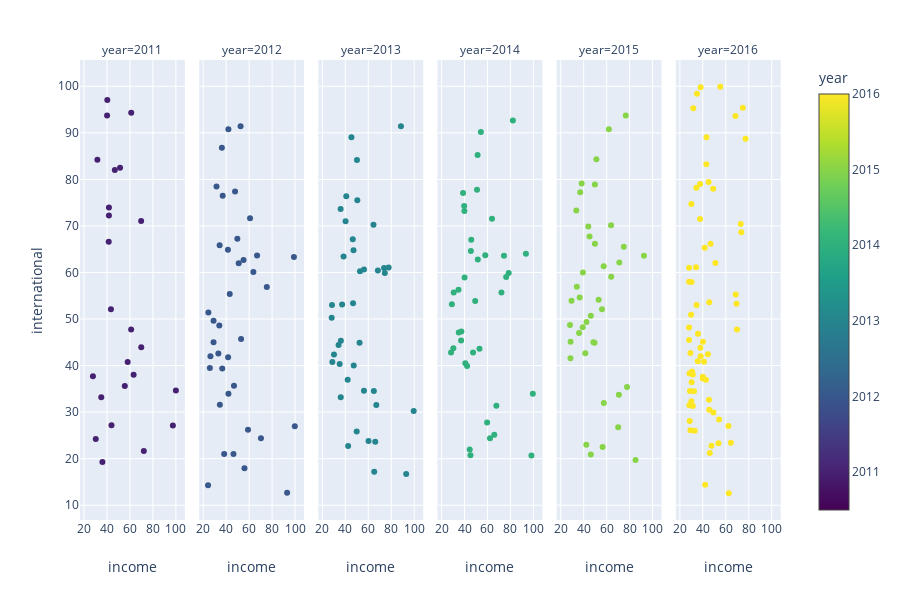

This figure's notebook cell:
### Code cell
import plotly.express as px
#df = px.data.tips()
fig = px.scatter(df2, x="income", y="international", color="year", facet_col="year",
           color_continuous_scale=px.colors.sequential.Viridis)#, render_mode="webgl")
fig.show()

### Figure 1 — Plotly figure (JSON) as saved in the notebook; plotly's stock layout.template omitted (floating-point values rounded to 4 significant figures)
{"data": [{"hoverlabel": {"namelength": 0}, "hovertemplate": "year=%{marker.color}<br>income=%{x}<br>international=%{y}", "legendgroup": "", "marker": {"color": [2011, 2011, 2011, 2011, 2011, 2011, 2011, 2011, 2011, 2011, 2011, 2011, 2011, 2011, 2011, 2011, 2011, 2011, 2011, 2011, 2011, 2011, 2011, 2011], "coloraxis": "coloraxis", "symbol": "circle"}, "mode": "markers", "name": "", "showlegend": false, "type": "scatter", "x": [51.39, 97.4, 41.67, 63.17, 61.03, 36, 30.2, 27.73, 43.43, 46.8, 72.07, 69.84, 61.1, 41.5, 31.6, 40.25, 100, 35, 69.75, 40.08, 55.53, 43.9, 41.69, 58.01], "xaxis": "x", "y": [82.48, 27.15, 72.27, 38.02, 47.73, 19.3, 24.2, 37.73, 52.11, 82.03, 21.67, 43.95, 94.3, 66.6, 84.2, 97.05, 34.65, 33.2, 71.05, 93.72, 35.62, 27.2, 73.98, 40.77], "yaxis": "y"}, {"hoverlabel": {"namelength": 0}, "hovertemplate": "year=%{marker.color}<br>income=%{x}<br>international=%{y}", "legendgroup": "", "marker": {"color": [2012, 2012, 2012, 2012, 2012, 2012, 2012, 2012, 2012, 2012, 2012, 2012, 2012, 2012, 2012, 2012, 2012, 2012, 2012, 2012, 2012, 2012, 2012, 2012, 2012, 2012, 2012, 2012, 2012, 2012, 2012, 2012, 2012, 2012, 2012, 2012, 2012, 2012], "coloraxis": "coloraxis", "symbol": "circle"}, "mode": "markers", "name": "", "showlegend": false, "type": "scatter", "x": [47.74, 66.93, 38.25, 50.93, 70.3, 24.5, 60.8, 34.5, 26.3, 41.68, 34.31, 43.09, 33.2, 49.74, 75.4, 24.2, 93.1, 29.03, 41.97, 46.37, 63.7, 36.26, 41.53, 25.8, 34.02, 31.58, 53, 52.55, 99.03, 99.8, 36.6, 55.16, 41.94, 55.95, 29, 59, 36.98, 46.82], "xaxis": "x2", "y": [77.41, 63.67, 21, 61.99, 24.37, 51.4, 71.66, 31.6, 42, 41.8, 65.86, 55.39, 42.6, 67.24, 56.9, 14.3, 12.7, 49.63, 33.95, 21.03, 60.11, 86.8, 64.9, 39.5, 48.62, 78.45, 45.7, 91.4, 63.33, 26.97, 39.35, 62.66, 90.76, 17.94, 45, 26.2, 76.47, 35.67], "yaxis": "y2"}, {"hoverlabel": {"namelength": 0}, "hovertemplate": "year=%{marker.color}<br>income=%{x}<br>international=%{y}", "legendgroup": "", "marker": {"color": [2013, 2013, 2013, 2013, 2013, 2013, 2013, 2013, 2013, 2013, 2013, 2013, 2013, 2013, 2013, 2013, 2013, 2013, 2013, 2013, 2013, 2013, 2013, 2013, 2013, 2013, 2013, 2013, 2013, 2013, 2013, 2013, 2013, 2013, 2013, 2013, 2013, 2013, 2013, 2013], "coloraxis": "coloraxis", "symbol": "circle"}, "mode": "markers", "name": "", "showlegend": false, "type": "scatter", "x": [50.45, 68.34, 42.45, 52.76, 66.97, 28.4, 28.1, 64.52, 30.1, 52.4, 47.11, 46.71, 34.1, 46.48, 74.4, 65.17, 93, 37.2, 42.05, 49.9, 36, 73.74, 50.13, 38.47, 28.7, 36.1, 35.88, 64.85, 40.2, 88.45, 77.7, 99.57, 35.07, 56.24, 45.34, 66.06, 60.2, 56.23, 40.82, 47.31], "xaxis": "x3", "y": [75.51, 60.41, 22.7, 60.24, 31.53, 53, 50.3, 70.28, 42.4, 44.9, 64.78, 53.39, 44.4, 67.14, 59.9, 17.2, 16.7, 53.1, 36.97, 25.85, 33.2, 60.94, 84.18, 63.43, 40.75, 45.33, 73.62, 34.55, 71, 91.4, 61.05, 30.27, 40.36, 60.64, 89.06, 23.63, 23.8, 34.58, 76.36, 40.04], "yaxis": "y3"}, {"hoverlabel": {"namelength": 0}, "hovertemplate": "year=%{marker.color}<br>income=%{x}<br>international=%{y}", "legendgroup": "", "marker": {"color": [2014, 2014, 2014, 2014, 2014, 2014, 2014, 2014, 2014, 2014, 2014, 2014, 2014, 2014, 2014, 2014, 2014, 2014, 2014, 2014, 2014, 2014, 2014, 2014, 2014, 2014, 2014, 2014, 2014, 2014, 2014, 2014, 2014, 2014, 2014, 2014, 2014, 2014, 2014], "coloraxis": "coloraxis", "symbol": "circle"}, "mode": "markers", "name": "", "showlegend": false, "type": "scatter", "x": [50.88, 76.28, 44.55, 51.6, 67.74, 30.6, 29, 63.98, 30.3, 37.27, 45.56, 49.29, 35, 45.9, 78.5, 45.2, 98.3, 34.75, 42.23, 59.7, 74.38, 51.42, 40.03, 28.3, 37.05, 39.88, 72.2, 39.7, 82.15, 93.5, 99.53, 40.73, 58.08, 54.24, 65.95, 62.2, 53.05, 38.73, 47.47], "xaxis": "x4", "y": [77.76, 59.02, 21.95, 62.77, 31.36, 55.7, 53.2, 71.56, 43.7, 47.3, 64.63, 53.89, 47.1, 67.04, 59.9, 20.73, 20.7, 56.3, 39.89, 27.79, 63.6, 85.22, 58.9, 42.8, 45.4, 73.2, 55.7, 74.3, 92.65, 64.03, 33.93, 40.49, 63.7, 90.17, 25.16, 24.4, 43.62, 77.1, 42.81], "yaxis": "y4"}, {"hoverlabel": {"namelength": 0}, "hovertemplate": "year=%{marker.color}<br>income=%{x}<br>international=%{y}", "legendgroup": "", "marker": {"color": [2015, 2015, 2015, 2015, 2015, 2015, 2015, 2015, 2015, 2015, 2015, 2015, 2015, 2015, 2015, 2015, 2015, 2015, 2015, 2015, 2015, 2015, 2015, 2015, 2015, 2015, 2015, 2015, 2015, 2015, 2015, 2015, 2015, 2015, 2015, 2015, 2015, 2015, 2015, 2015], "coloraxis": "coloraxis", "symbol": "circle"}, "mode": "markers", "name": "", "showlegend": false, "type": "scatter", "x": [49.77, 71.03, 42.3, 49.79, 28.1, 70.64, 36.5, 29.4, 63.86, 46.2, 45.13, 53.04, 36, 44.06, 64, 46.23, 85.15, 34, 41.43, 57.56, 33.6, 28.6, 74.96, 51.06, 39.33, 28.5, 39.2, 37, 55.95, 76.7, 92.5, 77.78, 42.45, 57.43, 61.94, 70.07, 56.5, 49.5, 38.26, 48.47], "xaxis": "x5", "y": [78.92, 62.16, 23, 66.19, 48.7, 33.71, 54.6, 53.9, 70.14, 50.7, 67.76, 54.12, 47, 69.88, 59.1, 20.88, 19.7, 56.95, 42.67, 31.94, 73.3, 45.1, 65.55, 84.3, 60, 41.6, 48.25, 77.25, 52.1, 93.7, 63.6, 35.4, 49.35, 61.35, 90.77, 26.77, 22.5, 44.9, 79.1, 45.03], "yaxis": "y5"}, {"hoverlabel": {"namelength": 0}, "hovertemplate": "year=%{marker.color}<br>income=%{x}<br>international=%{y}", "legendgroup": "", "marker": {"color": [2016, 2016, 2016, 2016, 2016, 2016, 2016, 2016, 2016, 2016, 2016, 2016, 2016, 2016, 2016, 2016, 2016, 2016, 2016, 2016, 2016, 2016, 2016, 2016, 2016, 2016, 2016, 2016, 2016, 2016, 2016, 2016, 2016, 2016, 2016, 2016, 2016, 2016, 2016, 2016, 2016, 2016, 2016, 2016, 2016, 2016, 2016, 2016, 2016, 2016, 2016, 2016, 2016, 2016, 2016, 2016, 2016, 2016, 2016, 2016, 2016, 2016, 2016, 2016, 2016, 2016], "coloraxis": "coloraxis", "symbol": "circle"}, "mode": "markers", "name": "", "showlegend": false, "type": "scatter", "x": [28.6, 48.99, 28, 73.53, 46.05, 46.74, 37.88, 64.41, 35.8, 30, 30.23, 45.05, 30, 38.15, 45.62, 34.08, 69.33, 42.68, 43.04, 34.53, 28, 41.98, 40, 62.66, 29.72, 39.97, 47.53, 30.1, 28, 28.3, 41, 38.1, 34.9, 31.28, 69.75, 29.2, 73.02, 43.17, 29.2, 41.6, 37.6, 31.3, 32.92, 40.1, 55.2, 37.66, 28.77, 49.25, 77.15, 45.6, 74.85, 30.6, 32.3, 68.63, 54.17, 35.56, 50.88, 68.4, 53.65, 45.34, 62.25, 28, 28.4, 31.7, 34.39, 44.34], "xaxis": "x6", "y": [28.1, 77.99, 48.2, 68.64, 21.2, 66.15, 43.85, 23.45, 46.85, 74.7, 36.44, 79.42, 32.35, 42, 53.6, 61.15, 53.27, 36.93, 83.24, 53, 61, 14.42, 37.2, 12.57, 50.9, 37.61, 22.76, 57.95, 45.5, 31.5, 40.8, 99.8, 98.4, 38.1, 47.75, 42.7, 70.4, 89.04, 26.1, 65.33, 71.5, 31.3, 26.02, 45.13, 99.9, 78.99, 34.53, 29.94, 88.75, 30.5, 95.4, 38.75, 34.5, 55.28, 28.39, 40.91, 62.05, 93.6, 23.29, 32.67, 27.01, 58, 38.3, 95.3, 78.22, 42.44], "yaxis": "y6"}], "layout": {"annotations": [{"font": {}, "showarrow": false, "text": "year=2011", "x": 0.07333, "xanchor": "center", "xref": "paper", "y": 1, "yanchor": "bottom", "yref": "paper"}, {"font": {}, "showarrow": false, "text": "year=2012", "x": 0.24, "xanchor": "center", "xref": "paper", "y": 1, "yanchor": "bottom", "yref": "paper"}, {"font": {}, "showarrow": false, "text": "year=2013", "x": 0.4067, "xanchor": "center", "xref": "paper", "y": 1, "yanchor": "bottom", "yref": "paper"}, {"font": {}, "showarrow": false, "text": "year=2014", "x": 0.5733, "xanchor": "center", "xref": "paper", "y": 1, "yanchor": "bottom", "yref": "paper"}, {"font": {}, "showarrow": false, "text": "year=2015", "x": 0.74, "xanchor": "center", "xref": "paper", "y": 1, "yanchor": "bottom", "yref": "paper"}, {"font": {}, "showarrow": false, "text": "year=2016", "x": 0.9067, "xanchor": "center", "xref": "paper", "y": 1, "yanchor": "bottom", "yref": "paper"}], "coloraxis": {"colorbar": {"title": {"text": "year"}}, "colorscale": [[0, "#440154"], [0.1111, "#482878"], [0.2222, "#3e4989"], [0.3333, "#31688e"], [0.4444, "#26828e"], [0.5556, "#1f9e89"], [0.6667, "#35b779"], [0.7778, "#6ece58"], [0.8889, "#b5de2b"], [1, "#fde725"]]}, "height": 600, "legend": {"tracegroupgap": 0}, "margin": {"t": 60}, "xaxis": {"anchor": "y", "domain": [0, 0.1467], "title": {"text": "income"}}, "xaxis2": {"anchor": "y2", "domain": [0.1667, 0.3133], "matches": "x", "title": {"text": "income"}}, "xaxis3": {"anchor": "y3", "domain": [0.3333, 0.48], "matches": "x", "title": {"text": "income"}}, "xaxis4": {"anchor": "y4", "domain": [0.5, 0.6467], "matches": "x", "title": {"text": "income"}}, "xaxis5": {"anchor": "y5", "domain": [0.6667, 0.8133], "matches": "x", "title": {"text": "income"}}, "xaxis6": {"anchor": "y6", "domain": [0.8333, 0.98], "matches": "x", "title": {"text": "income"}}, "yaxis": {"anchor": "x", "domain": [0, 1], "title": {"text": "international"}}, "yaxis2": {"anchor": "x2", "domain": [0, 1], "matches": "y", "showticklabels": false}, "yaxis3": {"anchor": "x3", "domain": [0, 1], "matches": "y", "showticklabels": false}, "yaxis4": {"anchor": "x4", "domain": [0, 1], "matches": "y", "showticklabels": false}, "yaxis5": {"anchor": "x5", "domain": [0, 1], "matches": "y", "showticklabels": false}, "yaxis6": {"anchor": "x6", "domain": [0, 1], "matches": "y", "showticklabels": false}}}
